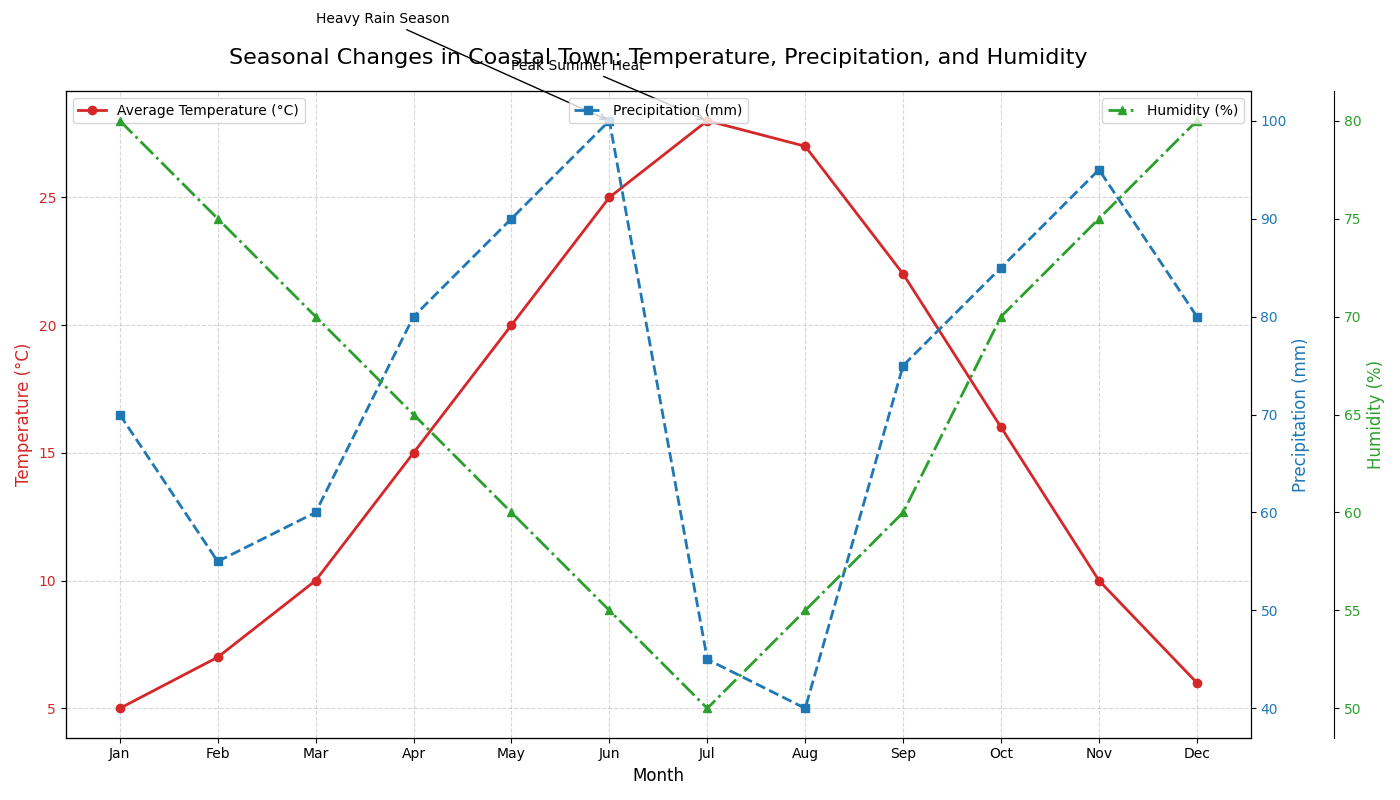

Source code (Python):
import matplotlib.pyplot as plt
import numpy as np

# Define the months and the respective data
months = np.array(['Jan', 'Feb', 'Mar', 'Apr', 'May', 'Jun', 'Jul', 'Aug', 'Sep', 'Oct', 'Nov', 'Dec'])

# Average temperature data (in Celsius)
avg_temps = np.array([5, 7, 10, 15, 20, 25, 28, 27, 22, 16, 10, 6])

# Precipitation data (in mm)
precipitation = np.array([70, 55, 60, 80, 90, 100, 45, 40, 75, 85, 95, 80])

# Average humidity data (in percentage)
humidity = np.array([80, 75, 70, 65, 60, 55, 50, 55, 60, 70, 75, 80])

# Create subplots
fig, ax1 = plt.subplots(figsize=(14, 8))

# Plot the temperature line
ax1.plot(months, avg_temps, color='tab:red', marker='o', linestyle='-', linewidth=2, label='Average Temperature (°C)')

# Set title and labels for the first y-axis
ax1.set_title('Seasonal Changes in Coastal Town: Temperature, Precipitation, and Humidity', fontsize=16, pad=20)
ax1.set_xlabel('Month', fontsize=12)
ax1.set_ylabel('Temperature (°C)', fontsize=12, color='tab:red')
ax1.tick_params(axis='y', labelcolor='tab:red')

# Create the second y-axis for precipitation data
ax2 = ax1.twinx()
ax2.plot(months, precipitation, color='tab:blue', marker='s', linestyle='--', linewidth=2, label='Precipitation (mm)')
ax2.set_ylabel('Precipitation (mm)', fontsize=12, color='tab:blue')
ax2.tick_params(axis='y', labelcolor='tab:blue')

# Create a third axis for humidity data
ax3 = ax1.twinx()
ax3.spines['right'].set_position(('outward', 60))
ax3.plot(months, humidity, color='tab:green', marker='^', linestyle='-.', linewidth=2, label='Humidity (%)')
ax3.set_ylabel('Humidity (%)', fontsize=12, color='tab:green')
ax3.tick_params(axis='y', labelcolor='tab:green')

# Add legends
ax1.legend(loc='upper left')
ax2.legend(loc='upper center')
ax3.legend(loc='upper right')

# Add gridlines
ax1.grid(True, linestyle='--', alpha=0.5)

# Annotate significant points
ax1.annotate('Peak Summer Heat', xy=('Jul', 28), xytext=('May', 30),
             arrowprops=dict(facecolor='black', arrowstyle='->'), fontsize=10)
ax2.annotate('Heavy Rain Season', xy=('Jun', 100), xytext=('Mar', 110),
             arrowprops=dict(facecolor='black', arrowstyle='->'), fontsize=10)

# Adjust layout to prevent overlapping
plt.tight_layout()

# Display the plot
plt.show()
